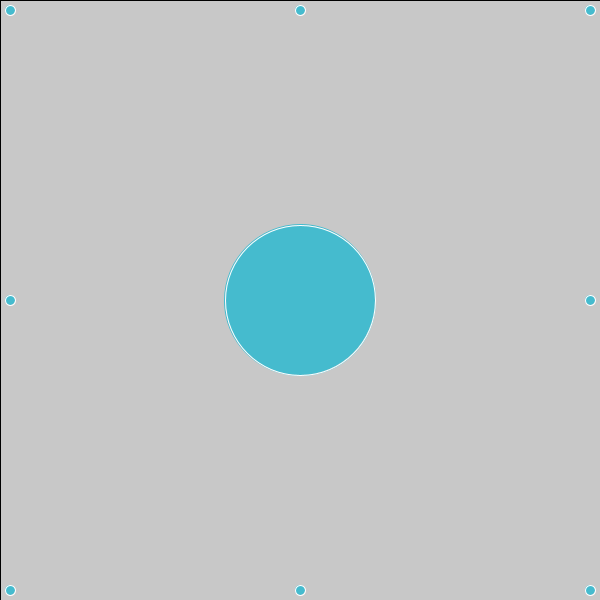
Frame 1 (no input)
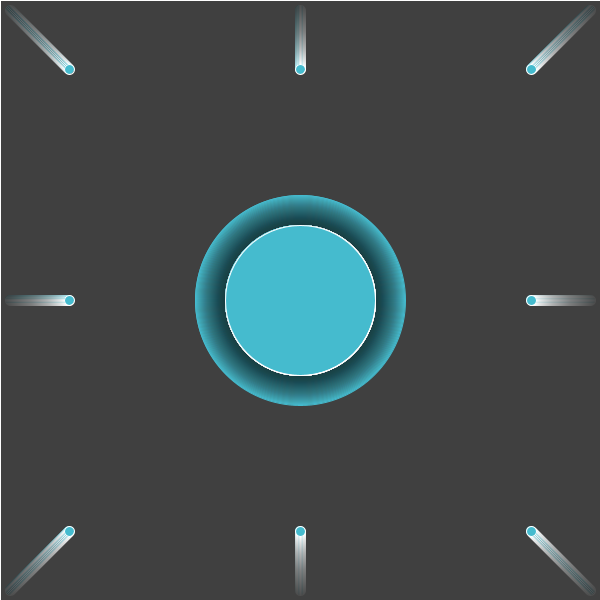
Frame 60 (the mouse pressed at the canvas centre just before this capture)
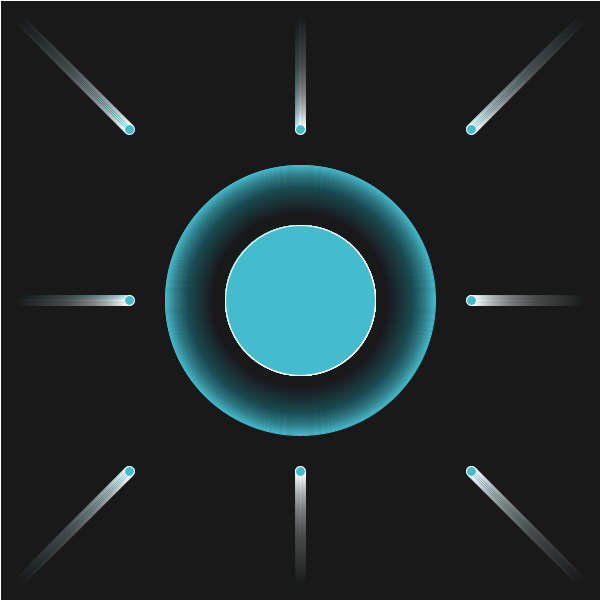
Frame 120 (the mouse held since frame 60 and released just before this capture)

The Processing sketch that drew these frames (run headless with seeded random() and noise(); from frame 60 on, the mouse is pressed at the canvas centre):

// Processing sketch: processing_69511
// ── processing_69511.pde

//Raidel C , Computer Programming 1, Mods 14-15, Functions and Animations

int x = 10;
int x2= 10;
int x3= 10;
int x4= 10;
int x5= 10;
int x6= 10;
int x7= 10;
int x8= 10;
void setup()
{
  size(600, 600);
  smooth();
}
void draw()
{
  circleA();
  circleB();
}
void circleA()
{
  fill(0, 0, 0, 5);
  rect(0, 0, 600, 600);
  fill(69, 187, 206);
  stroke(255);
  ellipse(x8, x8, 10, 10);
  ellipse(580+x2, 20-x2, 10, 10);
  ellipse(600-x3, 600-x3, 10, 10);
  ellipse(20-x4, 580+x4, 10, 10);
  ellipse(300, 0+x5, 10, 10);
  ellipse(300, 600-x6, 10, 10);
  ellipse(x, 300, 10, 10);
  ellipse(600-x7, 300, 10, 10);
  x=x+1;
  x2=x2-1;
  x3=x3+1;
  x4=x4-1;
  x5=x5+1;
  x6=x6+1;
  x7=x7+1;
  x8=x8+1;
  
  if(x>600)
  {
    x=-1;
  }
  if(x2<-600)
  {
    x2=1;
  }
  if(x3>600)
  {
    x3=1;
  }
  if(x4<-600)
  {
    x4=1;
  }
  
  if(x5>600)
  {
    x5=-1;
  }
  if(x6>600)
  {
    x6=-1;
  }
  if(x7>600)
  {
    x7=1;
  }
  if(x8>600)
  {
    x8=1;
  }

}

void circleB()
{
 noFill();
 stroke(69, 187, 206);
 ellipse(300,300,x+140,x+140);
 stroke(255);
 fill(69, 187, 206);
 ellipse(300, 300, 150, 150);

}
